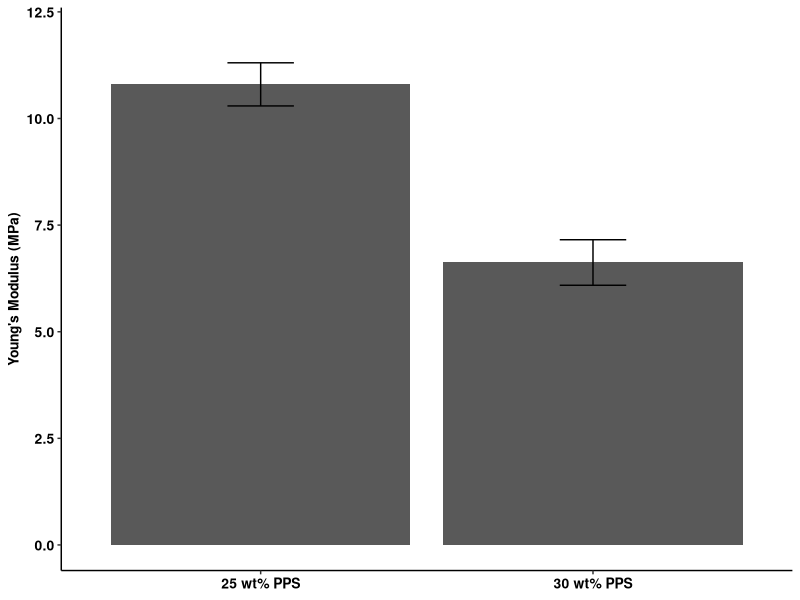
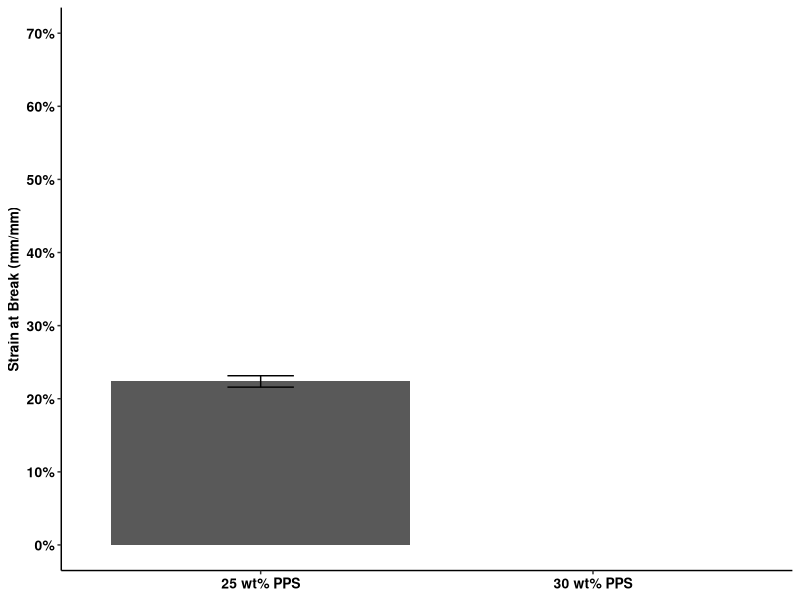
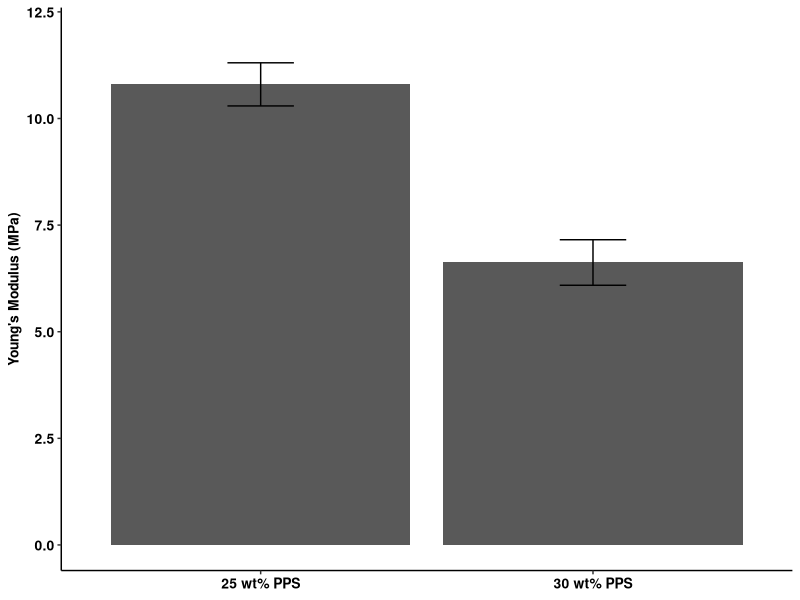
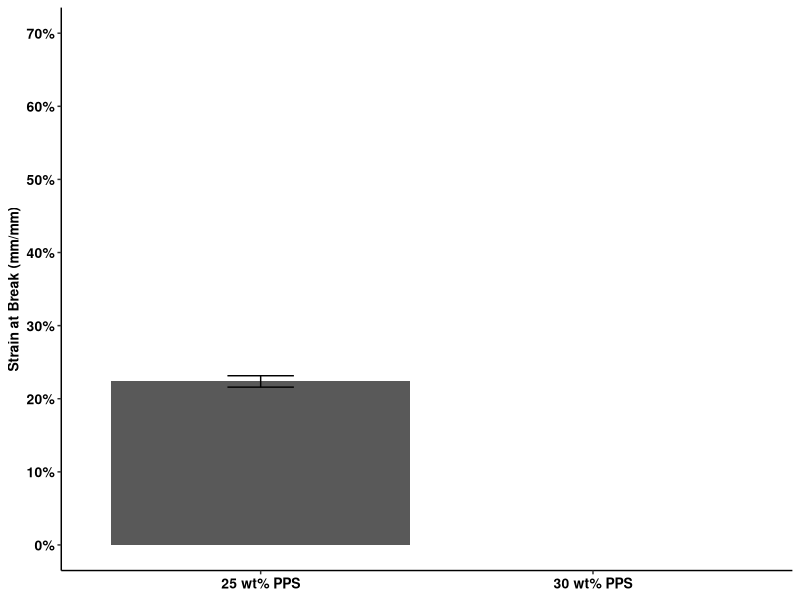

The R script that drew these images, in order:
install.packages("data.table")
library(ggplot2)
library(scales)
library(svglite)
library(data.table)
data = read.csv("data.csv")
#Conduct t test
young_t_test = t.test(data[(1:3), 2], data[(4:6), 2])
strain_t_test = t.test(data[(1:3), 3], data[(4:6), 3])
setDT(data)
str(data)
dataMelt = melt(data, id.vars = "Sample")
dataMelt_agg = dataMelt[, .(mean = mean(value), se = sd(value)/.N), by = .(Sample, variable)]
data_young = dataMelt_agg[(1:2),]
data_strain = dataMelt_agg[(3:4),]
ggplot(data_young, aes(x = Sample, y = mean)) +
  geom_bar(stat = "identity", position = "dodge") +
  geom_errorbar(aes(ymax = mean + 1.96*se, 
                    ymin = mean - 1.96*se,
                    width = 0.2),
                position = position_dodge(0.9)) +
  labs(y = "Young's Modulus (MPa)") +
  scale_x_discrete(labels=c("25 wt% PPS", "30 wt% PPS")) +
  scale_y_continuous(limits = c(0,12), n.breaks = 5) +
  theme_classic() +
  theme(
    axis.text.x = element_text(size=10, color = "black", face = "bold"),
    axis.text.y = element_text(size=10, color = "black", face = "bold"),
    axis.title.x = element_blank(),
    axis.title.y = element_text(size=10, color = "black", face = "bold"),
    legend.title = element_text(size=10, color = "black", face = "bold"),
    legend.text = element_text(size=10, color = "black", face = "bold"),
    legend.position = "none")
ggsave("young.svg", width = 80, height = 75, units = "mm")

ggplot(data_strain, aes(x = Sample, y = mean)) +
  geom_bar(stat = "identity", position = "dodge") +
  geom_errorbar(aes(ymax = mean + 1.96*se, 
                    ymin = mean - 1.96*se,
                    width = 0.2),
                position = position_dodge(0.9)) +
  labs(y = "Strain at Break (mm/mm)") +
  scale_x_discrete(labels=c("25 wt% PPS", "30 wt% PPS")) +
  scale_y_continuous(limits = c(0,0.70), n.breaks = 10, labels = scales::percent) +
  theme_classic() +
  theme(
    axis.text.x = element_text(size=10, color = "black", face = "bold"),
    axis.text.y = element_text(size=10, color = "black", face = "bold"),
    axis.title.x = element_blank(),
    axis.title.y = element_text(size=10, color = "black", face = "bold"),
    legend.title = element_text(size=10, color = "black", face = "bold"),
    legend.text = element_text(size=10, color = "black", face = "bold"),
    legend.position = "none")
ggsave("strain.svg", width = 80, height = 75, units = "mm")
